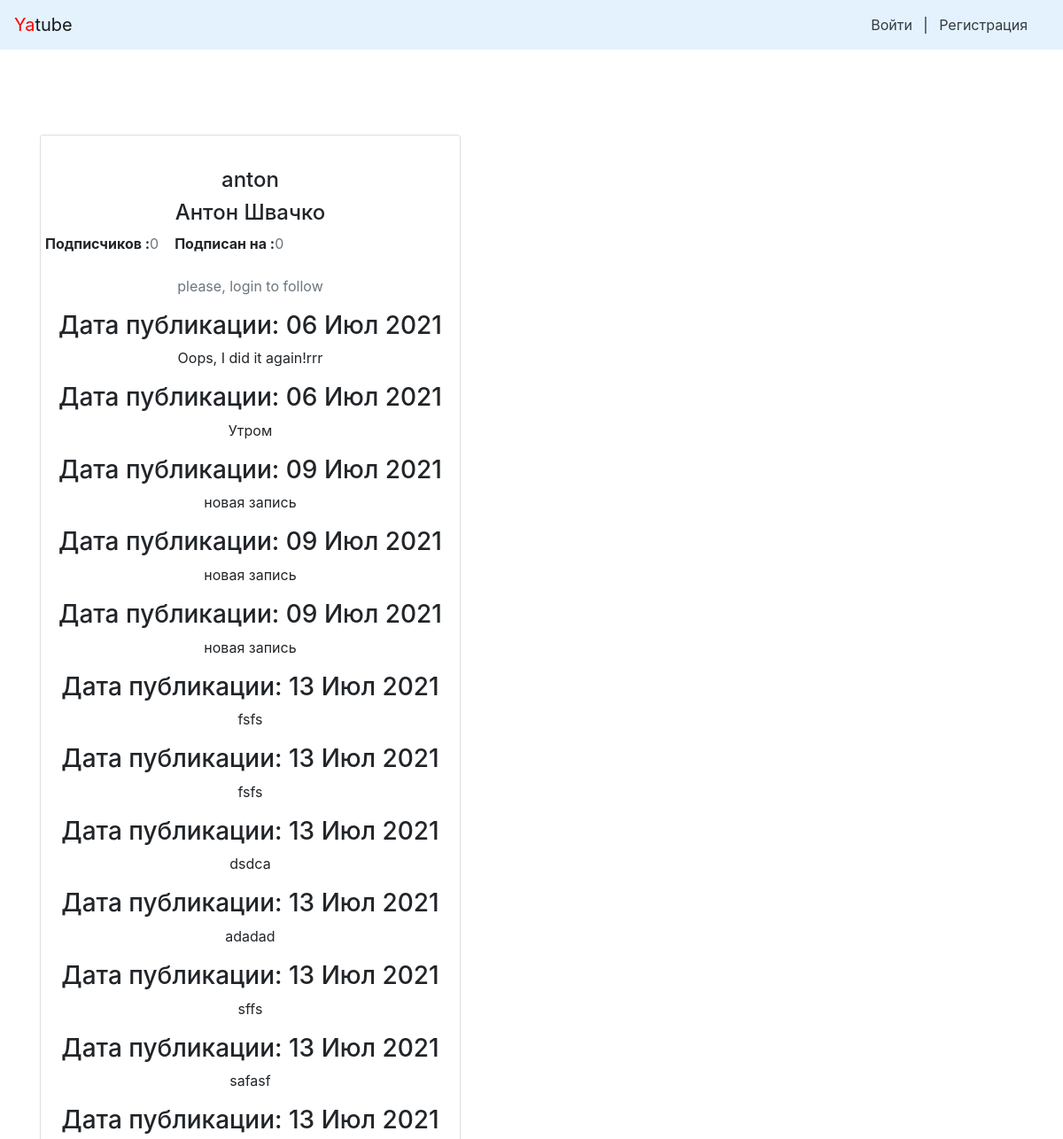
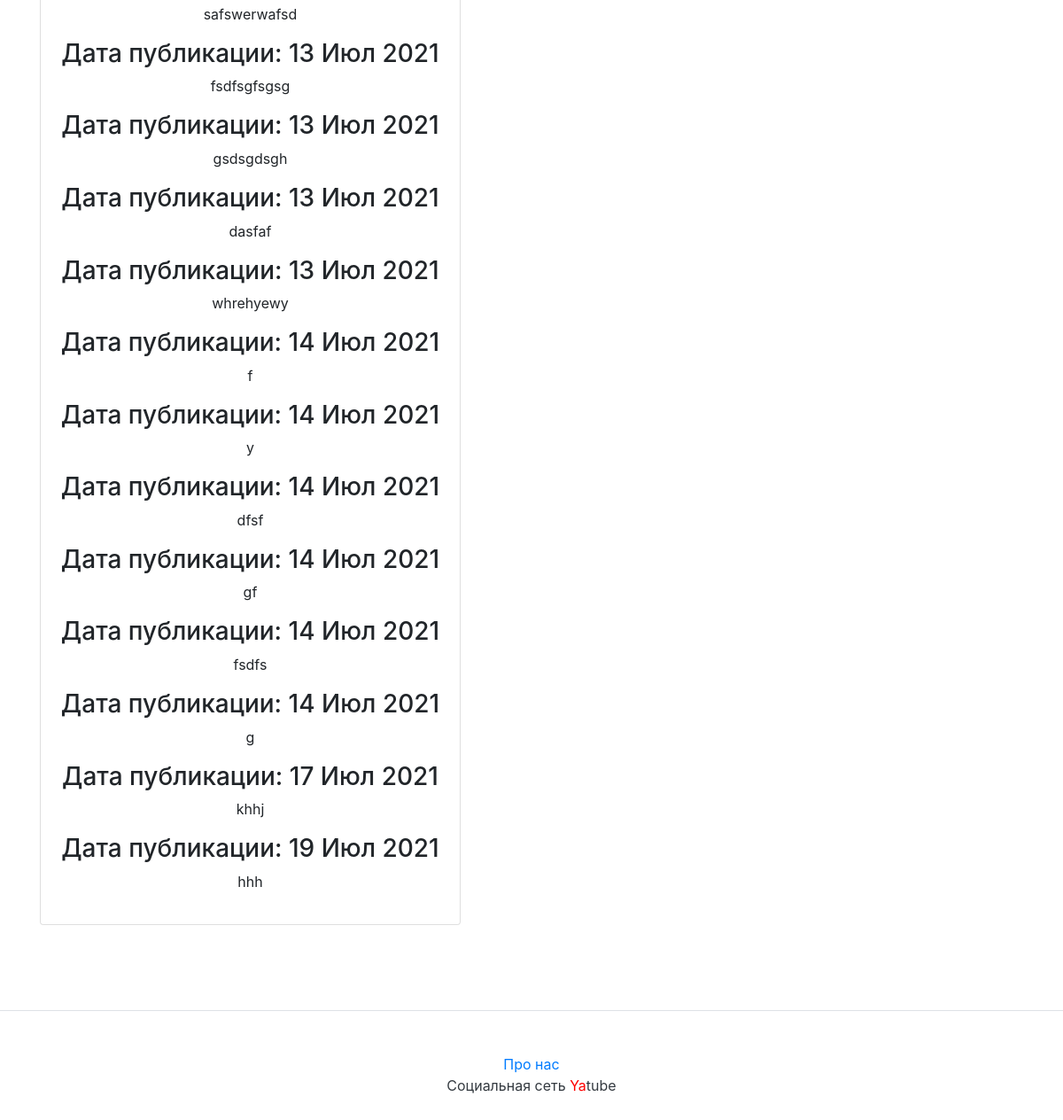
The app's page /profile/anton/, older data (2 pictures, top to bottom).
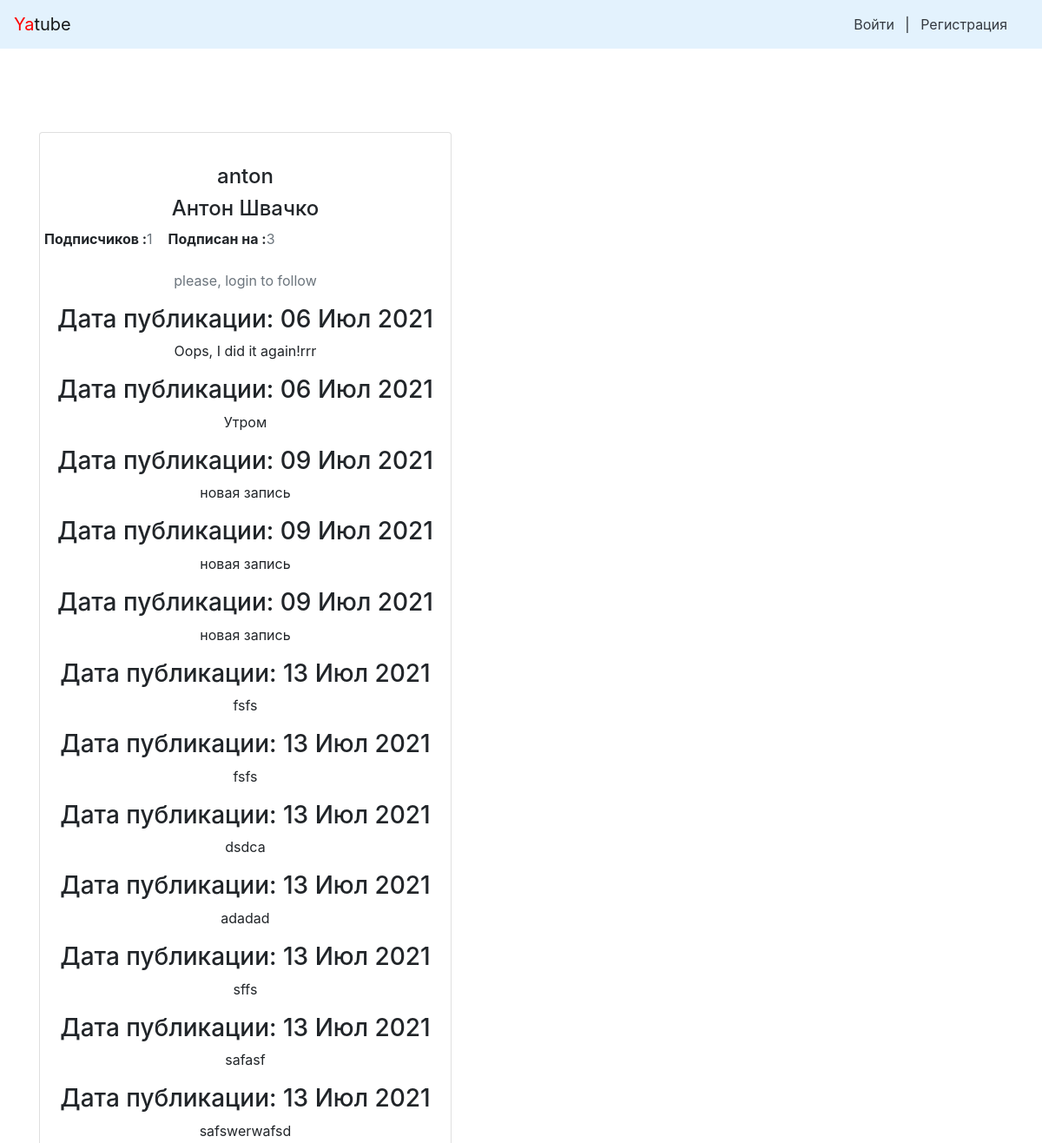
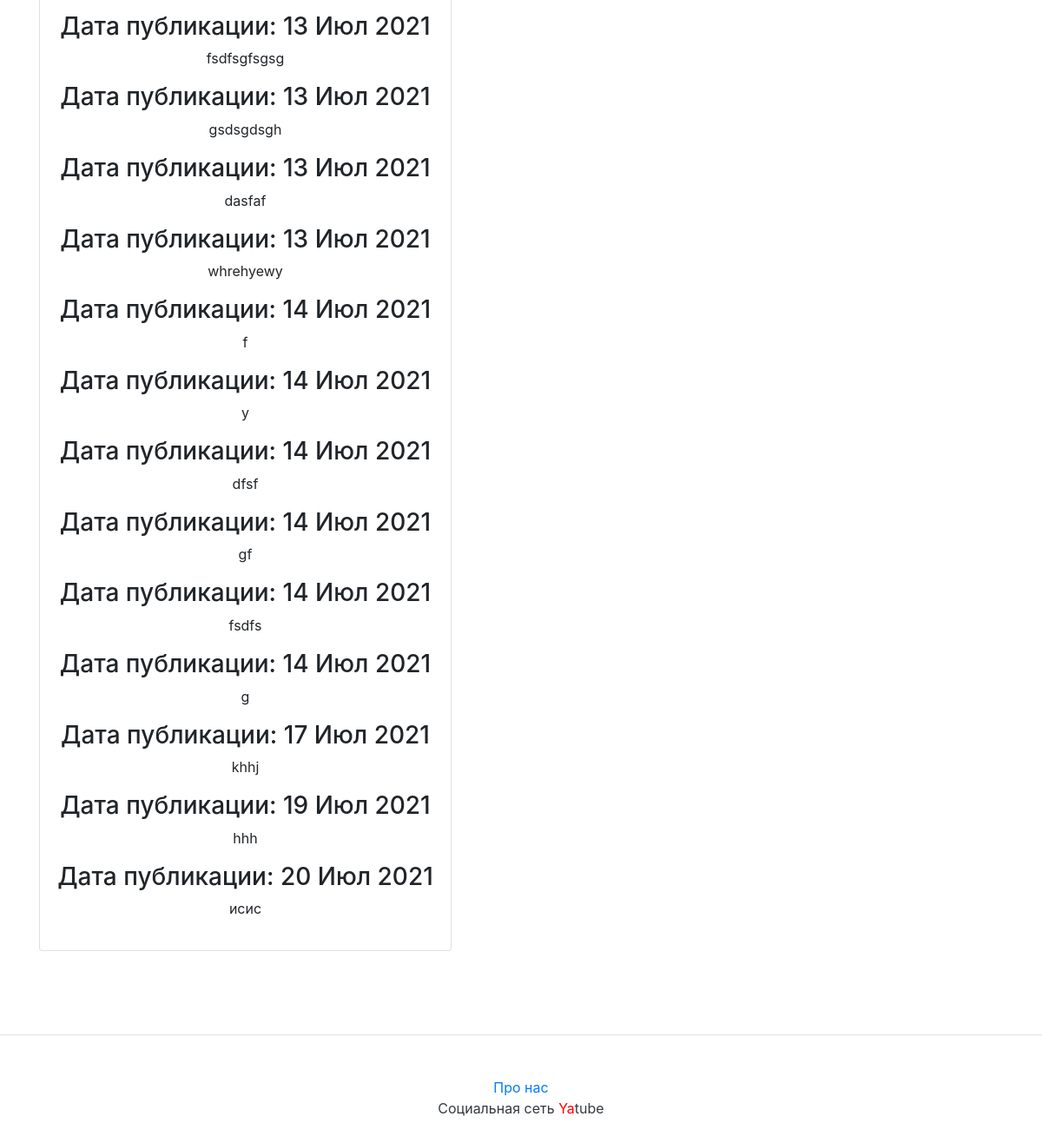
The same page, newer data (2 pictures, top to bottom).
### posts/models.py (models this page shows, shortened)
class Post(models.Model):
    text=models.CharField(max_length=25,null=True,verbose_name='введите текст' )
    pub_date=models.DateTimeField('date published',auto_now_add=True,)  #db_index=True для оптимизации#
    author=models.ForeignKey(User, on_delete=models.CASCADE, null=True,related_name='posts')
    image=models.ImageField(upload_to='posts/',blank=True,null=True)

### posts/views.py (the view)
# urls.py: path("profile/<str:username>/", profile, name="profilee"),
def profile(request, username,):
    userProfile = User.objects.get(username=username)
    tak=Post.objects.filter(author__username=username)
    data = {
        "author": userProfile, 'tak':tak
    }
    return render(request, "authorprofile.html", data)

### templates/authorprofile.html (shortened to what this page needs)
{% extends "base.html" %}
{% load static %}
{% block content %}
<div class="pt-5 mt-5 pb-5 mb-5">
  <div class="container">
    <div class="main-body">
      <div class="row gutters-sm">
        <div class="col-md-14 mb-6">
          <div class="card">
            <div class="card-body">
              <div class="d-flex flex-column align-items-center text-center">
                <div class="mt-3">
                  <h4>{{ author.username }}</h4>
                  <h4>{{ author.get_full_name }}</h4>
                  <div class="row">
                    <b> Подписчиков : </b>
                    <p class="text-muted"> {{ author.following.count }} </p>
                    <b> Подписан на : </b>
                    <p class="text-muted"> {{ author.followers.count }} </p>
                  </div>
                  {% if user.is_authenticated %}
                    {% if user in author.following.all %}
                        <a href="{% url 'followToggle' author=author.username  %}" class="btn btn-primary">Отписаться</a>
                      {% else %}
                        <a  href="{% url 'followToggle' author=author.username  %}" class="btn btn-primary"> Подписаться </a>
                    {% endif %}
                  {% else %}
                    <p class="text-muted"> please, login to follow </p>
                  {% endif %}
    {% for post in tak %}
    <h3>
Дата публикации: {{ post.pub_date|date:"d M Y" }}
    </h3>
    <p>{{ post.text|linebreaksbr }}</p>
    {% endfor %}
{% endblock content %}

Row changes from the older to the newer data that the page shows:
added Post: pub_date "20 Июл 2021", text "исис"
Text that changed along with them:
{{ author.following.count }}: "0" → "1"
{{ author.followers.count }}: "0" → "3"
